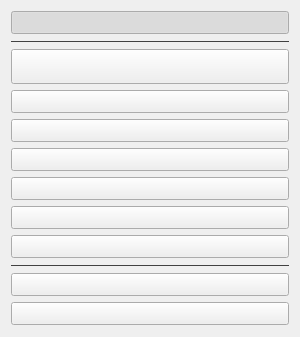
        <widget class="QWidget" name="sidebar">
         <property name="sizePolicy">
          <sizepolicy hsizetype="Fixed" vsizetype="Preferred">
           <horstretch>0</horstretch>
           <verstretch>0</verstretch>
          </sizepolicy>
         </property>
         <property name="minimumSize">
          <size>
           <width>300</width>
           <height>0</height>
          </size>
         </property>
         <property name="styleSheet">
          <string notr="true">QFrame {
	color: #414141;
}</string>
         </property>
         <layout class="QVBoxLayout" name="verticalLayout">
          <item>
           <widget class="QToolButton" name="homePageBtn">
            <property name="sizePolicy">
             <sizepolicy hsizetype="Expanding" vsizetype="Fixed">
              <horstretch>0</horstretch>
              <verstretch>0</verstretch>
             </sizepolicy>
            </property>
            <property name="icon">
             <iconset resource="resources_rc.qrc">
              <normaloff>:/icon/house.svg</normaloff>:/icon/house.svg</iconset>
            </property>
            <property name="checkable">
             <bool>true</bool>
            </property>
            <property name="checked">
             <bool>true</bool>
            </property>
            <property name="autoExclusive">
             <bool>true</bool>
            </property>
            <property name="toolButtonStyle">
             <enum>Qt::ToolButtonTextBesideIcon</enum>
            </property>
           </widget>
          </item>
          <item>
           <widget class="QFrame" name="sidebarDiv1">
            <property name="styleSheet">
             <string notr="true">QFrame {
	color: #414141;
}</string>
            </property>
            <property name="frameShadow">
             <enum>QFrame::Plain</enum>
            </property>
            <property name="frameShape">
             <enum>QFrame::HLine</enum>
            </property>
           </widget>
          </item>
          <item>
           <widget class="QToolButton" name="gestaltPageBtn">
            <property name="sizePolicy">
             <sizepolicy hsizetype="Expanding" vsizetype="Fixed">
              <horstretch>0</horstretch>
              <verstretch>0</verstretch>
             </sizepolicy>
            </property>
            <property name="icon">
             <iconset resource="resources_rc.qrc">
              <normaloff>:/icon/iphone-island.svg</normaloff>:/icon/iphone-island.svg</iconset>
            </property>
            <property name="iconSize">
             <size>
              <width>24</width>
              <height>28</height>
             </size>
            </property>
            <property name="checkable">
             <bool>true</bool>
            </property>
            <property name="autoExclusive">
             <bool>true</bool>
            </property>
            <property name="toolButtonStyle">
             <enum>Qt::ToolButtonTextBesideIcon</enum>
            </property>
            <property name="arrowType">
             <enum>Qt::NoArrow</enum>
            </property>
           </widget>
          </item>
          <item>
           <widget class="QToolButton" name="featureFlagsPageBtn">
            <property name="sizePolicy">
             <sizepolicy hsizetype="Expanding" vsizetype="Fixed">
              <horstretch>0</horstretch>
              <verstretch>0</verstretch>
             </sizepolicy>
            </property>
            <property name="font">
             <font>
              <family>.AppleSystemUIFont</family>
             </font>
            </property>
            <property name="icon">
             <iconset resource="resources_rc.qrc">
              <normaloff>:/icon/flag.svg</normaloff>:/icon/flag.svg</iconset>
            </property>
            <property name="checkable">
             <bool>true</bool>
            </property>
            <property name="autoExclusive">
             <bool>true</bool>
            </property>
            <property name="toolButtonStyle">
             <enum>Qt::ToolButtonTextBesideIcon</enum>
            </property>
           </widget>
          </item>
          <item>
           <widget class="QToolButton" name="euEnablerPageBtn">
            <property name="sizePolicy">
             <sizepolicy hsizetype="Expanding" vsizetype="Fixed">
              <horstretch>0</horstretch>
              <verstretch>0</verstretch>
             </sizepolicy>
            </property>
            <property name="icon">
             <iconset resource="resources_rc.qrc">
              <normaloff>:/icon/geo-alt.svg</normaloff>:/icon/geo-alt.svg</iconset>
            </property>
            <property name="checkable">
             <bool>true</bool>
            </property>
            <property name="autoExclusive">
             <bool>true</bool>
            </property>
            <property name="toolButtonStyle">
             <enum>Qt::ToolButtonTextBesideIcon</enum>
            </property>
           </widget>
          </item>
          <item>
           <widget class="QToolButton" name="springboardOptionsPageBtn">
            <property name="sizePolicy">
             <sizepolicy hsizetype="Expanding" vsizetype="Fixed">
              <horstretch>0</horstretch>
              <verstretch>0</verstretch>
             </sizepolicy>
            </property>
            <property name="icon">
             <iconset resource="resources_rc.qrc">
              <normaloff>:/icon/app-indicator.svg</normaloff>:/icon/app-indicator.svg</iconset>
            </property>
            <property name="checkable">
             <bool>true</bool>
            </property>
            <property name="autoExclusive">
             <bool>true</bool>
            </property>
            <property name="toolButtonStyle">
             <enum>Qt::ToolButtonTextBesideIcon</enum>
            </property>
           </widget>
          </item>
          <item>
           <widget class="QToolButton" name="internalOptionsPageBtn">
            <property name="sizePolicy">
             <sizepolicy hsizetype="Expanding" vsizetype="Fixed">
              <horstretch>0</horstretch>
              <verstretch>0</verstretch>
             </sizepolicy>
            </property>
            <property name="icon">
             <iconset resource="resources_rc.qrc">
              <normaloff>:/icon/hdd.svg</normaloff>:/icon/hdd.svg</iconset>
            </property>
            <property name="checkable">
             <bool>true</bool>
            </property>
            <property name="autoExclusive">
             <bool>true</bool>
            </property>
            <property name="toolButtonStyle">
             <enum>Qt::ToolButtonTextBesideIcon</enum>
            </property>
           </widget>
          </item>
          <item>
           <widget class="QToolButton" name="daemonsPageBtn">
            <property name="enabled">
             <bool>true</bool>
            </property>
            <property name="sizePolicy">
             <sizepolicy hsizetype="Expanding" vsizetype="Fixed">
              <horstretch>0</horstretch>
              <verstretch>0</verstretch>
             </sizepolicy>
            </property>
            <property name="icon">
             <iconset resource="resources_rc.qrc">
              <normaloff>:/icon/toggles.svg</normaloff>:/icon/toggles.svg</iconset>
            </property>
            <property name="checkable">
             <bool>true</bool>
            </property>
            <property name="autoExclusive">
             <bool>true</bool>
            </property>
            <property name="toolButtonStyle">
             <enum>Qt::ToolButtonTextBesideIcon</enum>
            </property>
           </widget>
          </item>
          <item>
           <widget class="QToolButton" name="advancedPageBtn">
            <property name="sizePolicy">
             <sizepolicy hsizetype="Expanding" vsizetype="Fixed">
              <horstretch>0</horstretch>
              <verstretch>0</verstretch>
             </sizepolicy>
            </property>
            <property name="icon">
             <iconset resource="resources_rc.qrc">
              <normaloff>:/icon/star.svg</normaloff>:/icon/star.svg</iconset>
            </property>
            <property name="checkable">
             <bool>true</bool>
            </property>
            <property name="autoExclusive">
             <bool>true</bool>
            </property>
            <property name="toolButtonStyle">
             <enum>Qt::ToolButtonTextBesideIcon</enum>
            </property>
           </widget>
          </item>
          <item>
           <widget class="QFrame" name="sidebarDiv2">
            <property name="styleSheet">
             <string notr="true">QFrame {
	color: #414141;
}</string>
            </property>
            <property name="frameShadow">
             <enum>QFrame::Plain</enum>
            </property>
            <property name="frameShape">
             <enum>QFrame::HLine</enum>
            </property>
           </widget>
          </item>
          <item>
           <widget class="QToolButton" name="applyPageBtn">
            <property name="sizePolicy">
             <sizepolicy hsizetype="Expanding" vsizetype="Fixed">
              <horstretch>0</horstretch>
              <verstretch>0</verstretch>
             </sizepolicy>
            </property>
            <property name="icon">
             <iconset resource="resources_rc.qrc">
              <normaloff>:/icon/check-circle.svg</normaloff>:/icon/check-circle.svg</iconset>
            </property>
            <property name="checkable">
             <bool>true</bool>
            </property>
            <property name="autoExclusive">
             <bool>true</bool>
            </property>
            <property name="toolButtonStyle">
             <enum>Qt::ToolButtonTextBesideIcon</enum>
            </property>
           </widget>
          </item>
          <item>
           <widget class="QToolButton" name="settingsPageBtn">
            <property name="sizePolicy">
             <sizepolicy hsizetype="Expanding" vsizetype="Fixed">
              <horstretch>0</horstretch>
              <verstretch>0</verstretch>
             </sizepolicy>
            </property>
            <property name="icon">
             <iconset resource="resources_rc.qrc">
              <normaloff>:/icon/gear.svg</normaloff>:/icon/gear.svg</iconset>
            </property>
            <property name="checkable">
             <bool>true</bool>
            </property>
            <property name="autoExclusive">
             <bool>true</bool>
            </property>
            <property name="toolButtonStyle">
             <enum>Qt::ToolButtonTextBesideIcon</enum>
            </property>
           </widget>
          </item>
          <item>
           <spacer name="verticalSpacer">
            <property name="orientation">
             <enum>Qt::Vertical</enum>
            </property>
            <property name="sizeType">
             <enum>QSizePolicy::Minimum</enum>
            </property>
           </spacer>
          </item>
         </layout>
        </widget>
